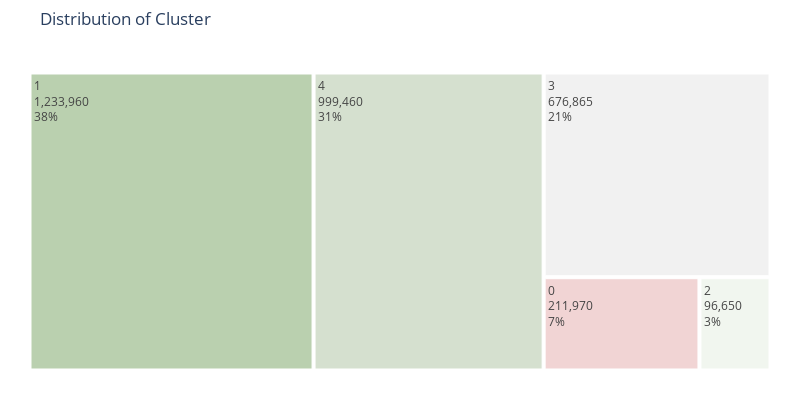

The notebook cell this image was saved under:
### Code cell
colors=['#bad0af','#d5e0cf','#f1f1f1','#f1d4d4'] #color palette
import plotly.express as px

fig = px.treemap(fig3, path=['Cluster'],values='Count'
                 , width=800, height=400
                 ,title="Distribution of Cluster")

fig.update_layout(
    treemapcolorway = colors, #defines the colors in the treemap
    margin = dict(t=50, l=25, r=25, b=25))

fig.data[0].textinfo = 'label+text+value+percent root'
fig.show()

### Figure 1 — Plotly figure (JSON) as saved in the notebook; plotly's stock layout.template omitted (floating-point values rounded to 4 significant figures)
{"data": [{"branchvalues": "total", "domain": {"x": [0, 1], "y": [0, 1]}, "hovertemplate": "labels=%{label}<br>Count=%{value}<br>parent=%{parent}<br>id=%{id}<extra></extra>", "ids": ["0", "1", "2", "3", "4"], "labels": ["0", "1", "2", "3", "4"], "name": "", "parents": ["", "", "", "", ""], "textinfo": "label+text+value+percent root", "type": "treemap", "values": [211970, 1233960, 96650, 676865, 999460]}], "layout": {"height": 400, "legend": {"tracegroupgap": 0}, "margin": {"b": 25, "l": 25, "r": 25, "t": 50}, "title": {"text": "Distribution of Cluster"}, "treemapcolorway": ["#bad0af", "#d5e0cf", "#f1f1f1", "#f1d4d4"], "width": 800}}
